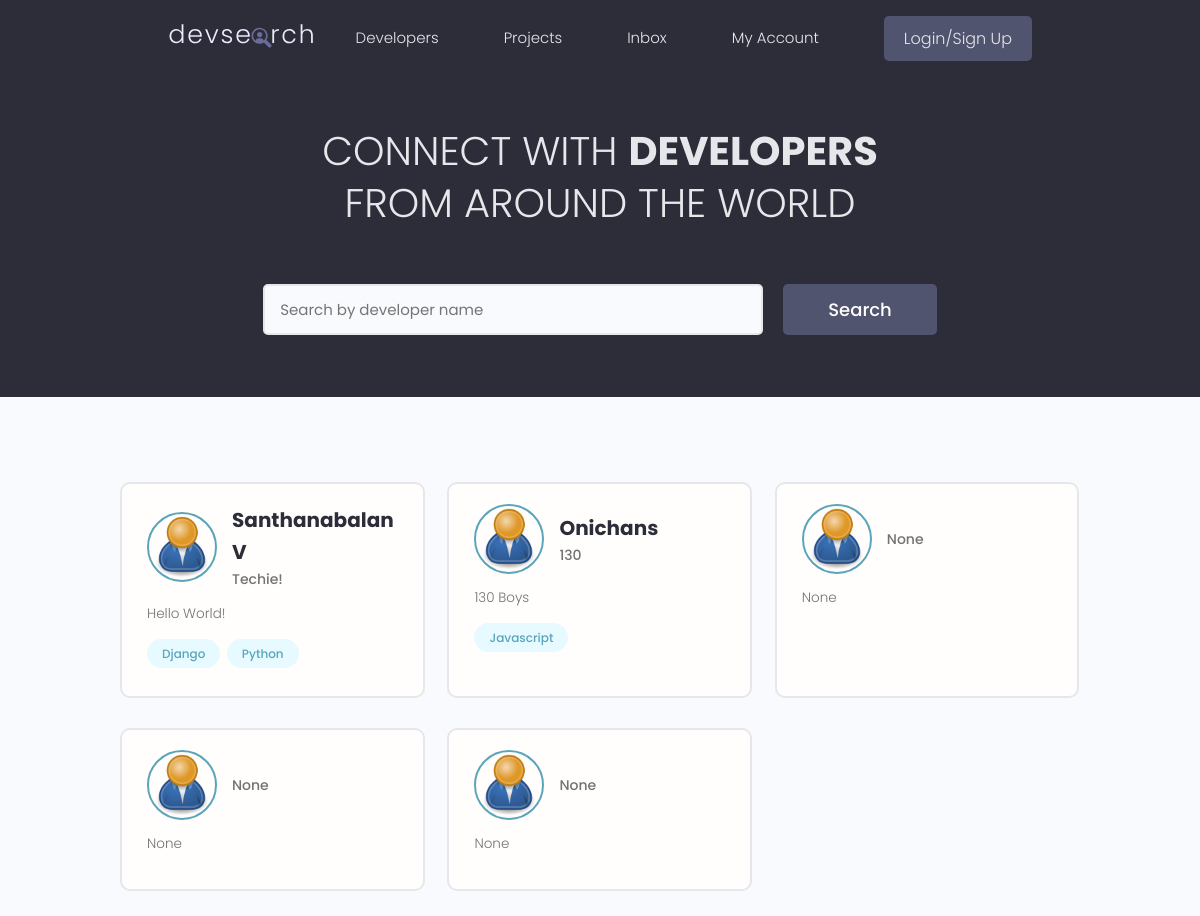
The page / on the database its author committed.
### users/models.py (models this page shows, shortened)
class Profile(models.Model):
    user = models.OneToOneField(User,on_delete = models.CASCADE,null=True,blank=True)
    name = models.CharField(max_length=200,null=True,blank=True)
    email = models.EmailField(max_length=200,null=True,blank=True)
    username = models.CharField(max_length=200,null=True,blank=True)
    location = models.CharField(max_length=200,null=True,blank=True)
    short_intro = models.CharField(max_length=200,null=True,blank=True)
    bio = models.TextField(null=True,blank=True)
    profile_image = models.ImageField(null=True,blank=True,upload_to = 'profiles/',default='profiles/user-default.png')
    social_github = models.CharField(max_length=200,null=True,blank=True)
    social_twitter = models.CharField(max_length=200,null=True,blank=True)
    social_linkedin = models.CharField(max_length=200,null=True,blank=True)
    social_youtube = models.CharField(max_length=200,null=True,blank=True)
    social_website = models.CharField(max_length=200,null=True,blank=True)
    created = models.DateTimeField(auto_now_add=True)
    id = models.UUIDField(default=uuid.uuid4,unique=True,primary_key=True,editable=False)

class Skill(models.Model):
    owner = models.ForeignKey(Profile,null=True,blank=True,on_delete=models.SET_NULL)
    name = models.CharField(max_length=200,null=True,blank=True)
    description = models.TextField(null=True,blank=True)
    created = models.DateTimeField(auto_now_add=True)
    id = models.UUIDField(default=uuid.uuid4,unique=True,primary_key=True,editable=False)
    def __str__(self):
        return self.name

### users/views.py (the view)
# urls.py: path('',views.profiles,name="profiles"),
def profiles(request):
    profiles = Profile.objects.all()
    context = {'profiles':profiles}
    return render (request,'users/profiles.html',context)

### users/templates/users/profiles.html (shortened to what this page needs)
{% extends 'main.html' %}
{% block content %}
  <main class="home">
    <section class="hero-section text-center">
      <div class="container container--narrow">
        <div class="hero-section__box">
          <h2>CONNECT WITH <span>DEVELOPERS</span></h2>
          <h2>FROM AROUND THE WORLD</h2>
        </div>
        <div class="hero-section__search">
          <form class="form" action="#" method="get">
            <div class="form__field">
              <input class="input input--text" id="formInput#search" type="text" name="text"
                placeholder="Search by developer name" />
            </div>
            <input class="btn btn--sub btn--lg" type="submit" value="Search" />
          </form>
        </div>
      </div>
    </section>
    <section class="devlist">
      <div class="container">
        <div class="grid grid--three">
          {% for profile in profiles %}
          <div class="column card">
            <div class="dev">
              <a href="{% url 'user-profile' profile.id %}" class="card__body">
                <div class="dev__profile">
                  <img class="avatar avatar--md" src="{{profile.profile_image.url}}" alt="image" />
                  <div class="dev__meta">
                    <h3>{{profile.name}}</h3>
                    <h5>{{profile.short_intro|slice:"60"}}</h5>
                  </div>
                </div>
                <p class="dev__info">
                    {{profile.bio|slice:"150"}}
                </p>
                <div class="dev__skills">
                    {% for skill in profile.skill_set.all|slice:"5" %}
                  <span class="tag tag--pill tag--main">
                    <small>{{skill}}</small>
                  </span>
                  {% endfor %}
                </div>
              </a>
            </div>
          </div>
          {% endfor %}
        </div>
      </div>
    </section>
  </main>
{% endblock content %}

### static/styles/app.css (style rules this page uses)
:root { --color-sub: #2d2d39; }
.btn--sub { background-color: var(--color-sub-light); }
.card { border: 2px solid var(--color-light); }
img { width: 100%; }
.hero-section { height: 40vh; display: flex; align-items: center; background-color: var(--color-sub); }
.hero-section__box { margin-bottom: 4rem; }
.hero-section__box > h2, .hero-section__box > h2 > span { font-size: 4rem; color: var(--color-light); line-height: 1.3; text-transform: uppercase; }
.hero-section__box > h2 { font-weight: 300; }
.hero-section__box > h2 > span { font-weight: 700; }
.hero-section__search > .form { display: flex; align-items: center; justify-content: center; gap: 2rem; }
.hero-section__search > .form input.input--text { width: 50rem; }
.devlist { margin-top: 8rem; }
.devlist .grid { align-items: stretch; }
.devlist .dev .dev__profile { display: flex; align-items: center; gap: 1.5rem; }
.devlist .dev .dev__meta h3 { color: var(--color-sub); font-size: 2rem; font-weight: 700; }
.devlist .dev .dev__meta h5 { color: var(--color-text); font-size: 1.4rem; font-weight: 500; }
.devlist .dev .dev__info { margin: 1.5rem 0; font-size: 1.35rem; line-height: 1.4; text-align: justify; }

### static/uikit/styles/modules/_variables.css (style rules this page uses)
:root { --color-main: #5aa5b9; --color-main-light: #e6faff; --color-sub: #3f4156; --color-sub-light: #51546e; --color-sub-lighter: #ededfd; --color-text: #737373; --color-gray: #8b8b8b; --color-light: #e5e7eb; --color-light-gray: #767676; --color-bg: #f8fafd; --color-white: #fffefd; --color-white-light: #f3f3f3; --color-success: #359e64; --color-success-bg: #def8e8; --color-error: #fc4b0b; --color-error-bg: #fff2ee; --font-base: 'Poppins', arial, helvetica, 'Segoe UI', roboto, ubuntu, sans-serif; --font-monospace: 'Fira Code', 'Courier New', courier, monospace; --font-regular: 300; --font-medium: 500; --font-bold: 700; --generic-shadow: 1px 1px 5px #00000010; --generic-transition: all 0.3s ease-in-out; }

### static/uikit/styles/modules/_base.css (style rules this page uses)
* { margin: 0; padding: 0; box-sizing: border-box; text-rendering: optimizeLegibility; color: inherit; font-size: inherit; }
html { font-size: 50%; }
@media only screen and (min-width: 480px) { html { font-size: 56.25%; } }
@media only screen and (min-width: 1200px) { html { font-size: 62.5%; } }
body { line-height: 1.6; font-weight: 400; font-size: 1.5rem; color: var(--color-text); background-color: var(--color-bg); min-height: 100vh; }

### static/uikit/styles/modules/_typography.css (style rules this page uses)
* { font-family: var(--font-base); }
h2 { font-size: 3.6rem; font-weight: var(--font-bold); }
h3 { font-size: 3.2rem; font-weight: var(--font-medium); }
h5 { font-size: 2.4rem; font-weight: var(--font-medium); }
h5, h6 { font-weight: var(--font-regular); }
p, span, strong { font-size: 1.6rem; color: var(--color-text); font-weight: var(--font-regular); }
a { padding-bottom: 2px; text-decoration: none; display: inline-block; color: var(--color-main); font-weight: var(--font-medium); }

### static/uikit/styles/modules/_utilities.css (style rules this page uses)
.container { width: 92%; max-width: 165rem; margin: 0 auto; box-sizing: border-box; }
.container--narrow { width: 92%; max-width: 120rem; }
@media screen and (min-width: 1000px) { .container { width: 90%; } }
@media screen and (min-width: 1000px) { .container--narrow { width: 85%; } }
@media screen and (min-width: 1200px) { .container { width: 80%; } }
@media screen and (min-width: 1200px) { .container--narrow { width: 72%; } }
.text-center { text-align: center; }

### static/uikit/styles/modules/_avatar.css (style rules this page uses)
.avatar { border-radius: 50%; border: 2px solid var(--color-main); object-fit: cover; }
.avatar--md { height: 7rem; width: 7rem; }

### static/uikit/styles/modules/_button.css (style rules this page uses)
.btn { display: inline-block; position: relative; cursor: pointer; background-color: var(--color-light); font-weight: var(--font-medium); color: var(--color-sub); text-decoration: none; padding: 1rem 2rem; border-radius: 0.5rem; border: none; width: -webkit-fit-content; width: -moz-fit-content; width: fit-content; height: -webkit-fit-content; height: -moz-fit-content; height: fit-content; font-size: 1.6rem; outline-width: 0; outline-color: transparent; -webkit-backface-visibility: hidden; backface-visibility: hidden; transition: all 0.3s ease-in-out; }
.btn--sub { background-color: var(--color-sub); color: var(--color-white); }
.btn--lg { font-size: 1.8rem; padding: 1.2rem 4.5rem; }

### static/uikit/styles/modules/_card.css (style rules this page uses)
.card { border-radius: 1rem; background-color: var(--color-white); border: 1.5px solid var(--color-light); width: auto; height: auto; margin-top: 0.5rem; margin-bottom: 0.5rem; overflow: hidden; }
.card__body, .card__header { padding: 2rem 2.5rem; }

### rows shown on the page
Profile: profile_image (placeholder picture), name "Santhanabalan V", short_intro "Techie!", bio "Hello World!"
Skill: name "Django"
Skill: name "Python"
Profile: profile_image (placeholder picture), name "Onichans", short_intro "130", bio "130 Boys"
Skill: name "Javascript"
Profile: profile_image (placeholder picture), short_intro "None", bio "None"
Profile: profile_image (placeholder picture), short_intro "None", bio "None"
Profile: profile_image (placeholder picture), short_intro "None", bio "None"
